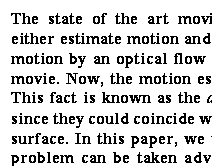
#> input picture sem5/graphics/src/text.bmp, 212 x 166 px
$ python text.py   (Python 2 division)
#> lines starting #> are read from the running program, lines starting #| are printed output that depends on the picture; after the words box and inside, x2 and y2 are one past the last pixel; in counts of white or black regions, pixels touching at a corner belong together
import numpy as np
import cv2

def open_image(path):
#> called with path = 'src/text.bmp'
    img = cv2.imread(path, 0)
#> img: shape (166, 212); values 25 (black) and 229 (white), 82.9% white; black in thin lines or dots, all inside (x1, y1, x2, y2) = (11, 13, 212, 166)
    return img

SCR_WIDTH = 1368
sum_height = 20
max_height = 0
rightmost = 50
def show_image(name, img):
#> called with name = 'source'
    global sum_height, rightmost, max_height
    cv2.imshow(name, img)
    x, y = 0, 0
    h, w = img.shape
#> h = 166; w = 212
    h += 30
#> h = 196
    max_height = max(max_height, h)
#> max_height = 196
    if w + rightmost > SCR_WIDTH:
        rightmost = 50 + w
        sum_height += max_height
        max_height = 0
        x, y = 0, sum_height
    else:
        x, y = rightmost, sum_height
        rightmost += w
#> rightmost = 262
    cv2.moveWindow(name, x, y)
    # cv2.imwrite("output.png", img)
    print 'Window(%s) Img(%s, %s) Pos(%s, %s)' % (name, w, h, x, y)
#| Window(source) Img(212, 196) Pos(50, 20)


def wait_exit():
    cv2.waitKey(0)
    cv2.destroyAllWindows()

def blur(src, w, h, x, y=0):
    if w%2==0: w+=1
    if h%2==0: h+=1
    cpy = src.copy()
    cv2.GaussianBlur(cpy, (w,h), x, cpy, y)
    return cpy

def lapl(src, size):
    if size%2==0: size+=1
    cpy = src.copy()
    cv2.Laplacian(cpy, 0, cpy, size, 1)
    return cpy

def thre(src, bias):
    cpy = src.copy()
    cv2.threshold(src, bias, 255, cv2.THRESH_BINARY, cpy)
    return cpy


def main():
    src = open_image('src/text.bmp')
    # e1 = cv2.getTickCount()
    # e2 = cv2.getTickCount()
    # time = (e2 - e1) / cv2.getTickFrequency()

    show_image("source", src)
    # [4 lines of commented-out code are left out]

    img = src.copy()
    for x in range(5, 30, 5):
        ll = lapl(img, x)
        bl = blur(ll, 20, 3, 50, .1)
        show_image("#1 - %s" % (x,), bl)
#> this loop made 5 passes
#> pass 1, in main, `bl = blur(ll, 20, 3, 50, .1)`:
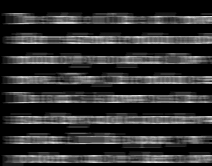
#> bl: shape (166, 212); min 0, max 230, mean 45.2
#> after the loop: ll: shape (166, 212); 1.6% white; 4 white regions (3 under 20 px), largest, box (x1, y1, x2, y2) and area: (0, 0, 212, 5) 530

    img = src.copy()
    img = blur(img, 20, 3, 50, .1)
#> in blur (call 6), `cv2.GaussianBlur(cpy, (w,h), x, cpy, y)`:
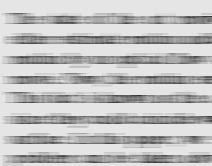
#> cpy: shape (166, 212); min 46, max 229, mean 194.1
    show_image("img", img)
#| Window(img) Img(212, 196) Pos(0, 216)
    for x in range(5, 30, 5):
        ll = lapl(img, x)
        bl = blur(ll, 3, 7, .1, 4)
        show_image("#2 - %s" % (x,), bl)
#> this loop made 5 passes
#> pass 1, in main, `ll = lapl(img, x)`:
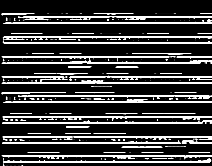
#> ll: shape (166, 212); min 0, max 255, mean 63.6
#> pass 1, in main, `bl = blur(ll, 3, 7, .1, 4)`:
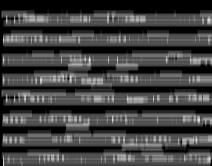
#> bl: shape (166, 212); min 0, max 248, mean 63.9
#> after the loop:
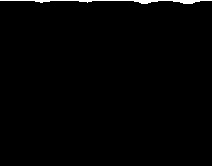
#> ll: shape (166, 212); 0.96% white; 1 white region, box (x1, y1, x2, y2) and area: (0, 0, 212, 4) 339

    img = src.copy()
    img = blur(img, 20, 3, 50, .1)
    show_image("img2", img)
#| Window(img2) Img(212, 196) Pos(0, 412)
    for x in range(5, 30, 5):
        ll = lapl(img, x)
        bl = blur(ll, 3, 7, .1, 4)
        th = thre(bl, 100)
        bl = blur(th, 20, 3, 50, .1)
        show_image("#3 - %s" % (x,), bl)
#> this loop made 5 passes
#> pass 1, in main, `bl = blur(th, 20, 3, 50, .1)`:
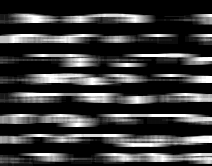
#> bl: shape (166, 212); min 0, max 255, mean 55.6
#> after the loop:
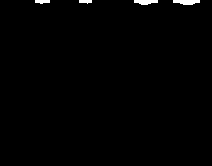
#> th: shape (166, 212); 0.81% white; 4 white regions, box (x1, y1, x2, y2) and area: (173, 0, 200, 5) 106, (134, 0, 158, 5) 91, (35, 0, 50, 4) 48, (79, 0, 92, 4) 40

    # print "time elapsed: ", time
    wait_exit()


if __name__ == '__main__':
    main()
